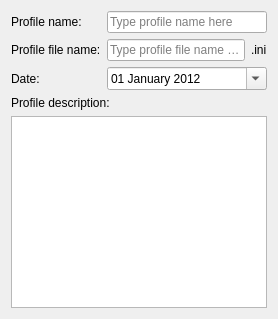
       <widget class="QWidget" name="tab">
        <attribute name="title">
         <string>General</string>
        </attribute>
        <layout class="QVBoxLayout" name="verticalLayout_3">
         <item>
          <layout class="QFormLayout" name="formLayout_4">
           <item row="0" column="0">
            <widget class="QLabel" name="labelName">
             <property name="text">
              <string>Profile name:</string>
             </property>
            </widget>
           </item>
           <item row="0" column="1">
            <widget class="QLineEdit" name="Name">
             <property name="toolTip">
              <string>&lt;!DOCTYPE HTML PUBLIC &quot;-//W3C//DTD HTML 4.0//EN&quot; &quot;http://www.w3.org/TR/REC-html40/strict.dtd&quot;&gt;
&lt;html&gt;&lt;head&gt;&lt;meta name=&quot;qrichtext&quot; content=&quot;1&quot; /&gt;&lt;style type=&quot;text/css&quot;&gt;
p, li { white-space: pre-wrap; }
&lt;/style&gt;&lt;/head&gt;&lt;body style=&quot; font-family:'MS Shell Dlg 2'; font-size:8.25pt; font-weight:400; font-style:normal;&quot;&gt;
&lt;p style=&quot; margin-top:0px; margin-bottom:0px; margin-left:0px; margin-right:0px; -qt-block-indent:0; text-indent:0px;&quot;&gt;&lt;span style=&quot; font-size:8pt;&quot;&gt;Profile name. You can see it in the left list.&lt;/span&gt;&lt;span style=&quot; font-size:8pt; font-weight:600;&quot;&gt; The name must be unique!&lt;/span&gt;&lt;/p&gt;&lt;/body&gt;&lt;/html&gt;</string>
             </property>
             <property name="statusTip">
              <string/>
             </property>
             <property name="whatsThis">
              <string/>
             </property>
             <property name="placeholderText">
              <string>Type profile name here</string>
             </property>
            </widget>
           </item>
           <item row="1" column="0">
            <widget class="QLabel" name="labelFileName">
             <property name="text">
              <string>Profile file name:</string>
             </property>
            </widget>
           </item>
           <item row="1" column="1">
            <layout class="QHBoxLayout" name="horizontalLayout">
             <item>
              <widget class="QLineEdit" name="FileName">
               <property name="toolTip">
                <string>&lt;!DOCTYPE HTML PUBLIC &quot;-//W3C//DTD HTML 4.0//EN&quot; &quot;http://www.w3.org/TR/REC-html40/strict.dtd&quot;&gt;
&lt;html&gt;&lt;head&gt;&lt;meta name=&quot;qrichtext&quot; content=&quot;1&quot; /&gt;&lt;style type=&quot;text/css&quot;&gt;
p, li { white-space: pre-wrap; }
&lt;/style&gt;&lt;/head&gt;&lt;body style=&quot; font-family:'MS Shell Dlg 2'; font-size:8.25pt; font-weight:400; font-style:normal;&quot;&gt;
&lt;p style=&quot; margin-top:0px; margin-bottom:0px; margin-left:0px; margin-right:0px; -qt-block-indent:0; text-indent:0px;&quot;&gt;&lt;span style=&quot; font-size:8pt;&quot;&gt;Profile filename. &lt;/span&gt;&lt;span style=&quot; font-size:8pt; font-weight:600;&quot;&gt;Filename must be unique!&lt;/span&gt;&lt;/p&gt;&lt;/body&gt;&lt;/html&gt;</string>
               </property>
               <property name="statusTip">
                <string/>
               </property>
               <property name="whatsThis">
                <string/>
               </property>
               <property name="placeholderText">
                <string>Type profile file name here</string>
               </property>
              </widget>
             </item>
             <item>
              <widget class="QLabel" name="labelini">
               <property name="text">
                <string>.ini</string>
               </property>
              </widget>
             </item>
            </layout>
           </item>
           <item row="2" column="0">
            <widget class="QLabel" name="labelDate">
             <property name="text">
              <string>Date:</string>
             </property>
            </widget>
           </item>
           <item row="2" column="1">
            <widget class="QDateEdit" name="Date">
             <property name="toolTip">
              <string>Specify a date of profile here</string>
             </property>
             <property name="displayFormat">
              <string>dd MMMM yyyy</string>
             </property>
             <property name="calendarPopup">
              <bool>true</bool>
             </property>
             <property name="date">
              <date>
               <year>2012</year>
               <month>1</month>
               <day>1</day>
              </date>
             </property>
            </widget>
           </item>
          </layout>
         </item>
         <item>
          <widget class="QLabel" name="labelDescription">
           <property name="text">
            <string>Profile description:</string>
           </property>
          </widget>
         </item>
         <item>
          <widget class="QTextEdit" name="Description">
           <property name="enabled">
            <bool>true</bool>
           </property>
           <property name="toolTip">
            <string>Detailed information about the profile</string>
           </property>
           <property name="autoFormatting">
            <set>QTextEdit::AutoAll</set>
           </property>
           <property name="documentTitle">
            <string/>
           </property>
           <property name="textInteractionFlags">
            <set>Qt::LinksAccessibleByKeyboard|Qt::LinksAccessibleByMouse|Qt::TextBrowserInteraction|Qt::TextEditable|Qt::TextEditorInteraction|Qt::TextSelectableByKeyboard|Qt::TextSelectableByMouse</set>
           </property>
          </widget>
         </item>
        </layout>
       </widget>
